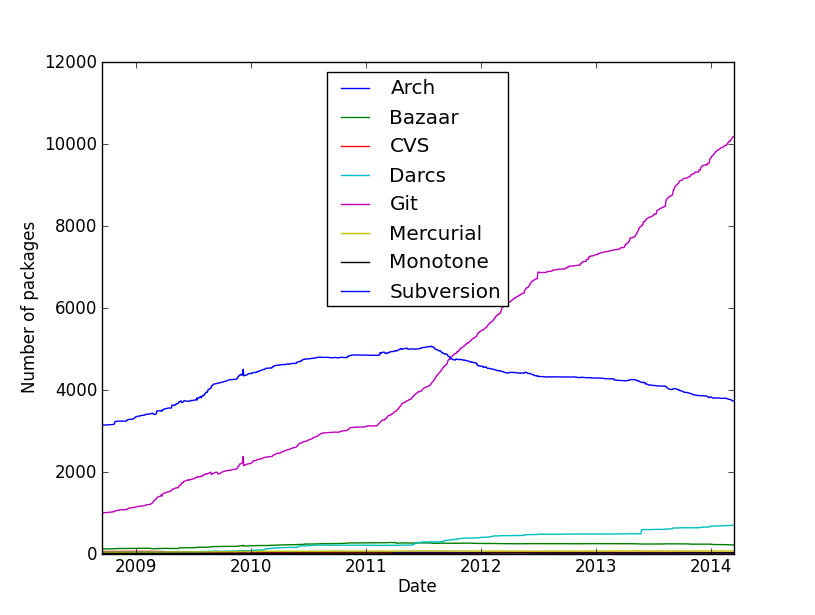

This chart was generated by the following Python code:
from sqlalchemy import *
from matplotlib import pyplot as plt


engine = create_engine('postgresql://public-udd-mirror:\
public-udd-mirror@public-udd-mirror.xvm.mit.edu:5432/udd')
conn = engine.connect()

#read all the values from history.sources_count
result = conn.execute("select * from history.sources_count")
ts = []
arch = []
bzr = []
cvs = []
darcs = []
git = []
hg = []
mtn = []
svn = []
# Initialise lists to store values

for row in result:       #store the values
    ts.append(row['ts'])
    arch.append(row['vcstype_arch'])
    bzr.append(row['vcstype_bzr'])
    cvs.append(row['vcstype_cvs'])
    darcs.append(row['vcstype_darcs'])
    git.append(row['vcstype_git'])
    hg.append(row['vcstype_hg'])
    mtn.append(row['vcstype_mtn'])
    svn.append(row['vcstype_svn'])

#sort the lists according to the time
arch = [Y for (X,Y) in sorted(zip(ts, arch))]
bzr = [Y for (X,Y) in sorted(zip(ts, bzr))]
cvs = [Y for (X,Y) in sorted(zip(ts, cvs))]
darcs = [Y for (X,Y) in sorted(zip(ts, darcs))]
git = [Y for (X,Y) in sorted(zip(ts, git))]
hg = [Y for (X,Y) in sorted(zip(ts, hg))]
mtn = [Y for (X,Y) in sorted(zip(ts, mtn))]
svn = [Y for (X,Y) in sorted(zip(ts, svn))]
ts.sort()

#plot all the values on a single graph
p1, = plt.plot(ts, arch)
p2, = plt.plot(ts, bzr)
p3, = plt.plot(ts, cvs)
p4, = plt.plot(ts, darcs)
p5, = plt.plot(ts, git)
p6, = plt.plot(ts, hg)
p7, = plt.plot(ts, mtn)
p8, = plt.plot(ts, svn)
plt.xlabel('Date')
plt.ylabel('Number of packages')
plt.legend([p1,p2,p3,p4,p5,p6,p7,p8],['Arch','Bazaar','CVS','Darcs',\
                                      'Git','Mercurial','Monotone','Subversion'],9)
plt.show()
